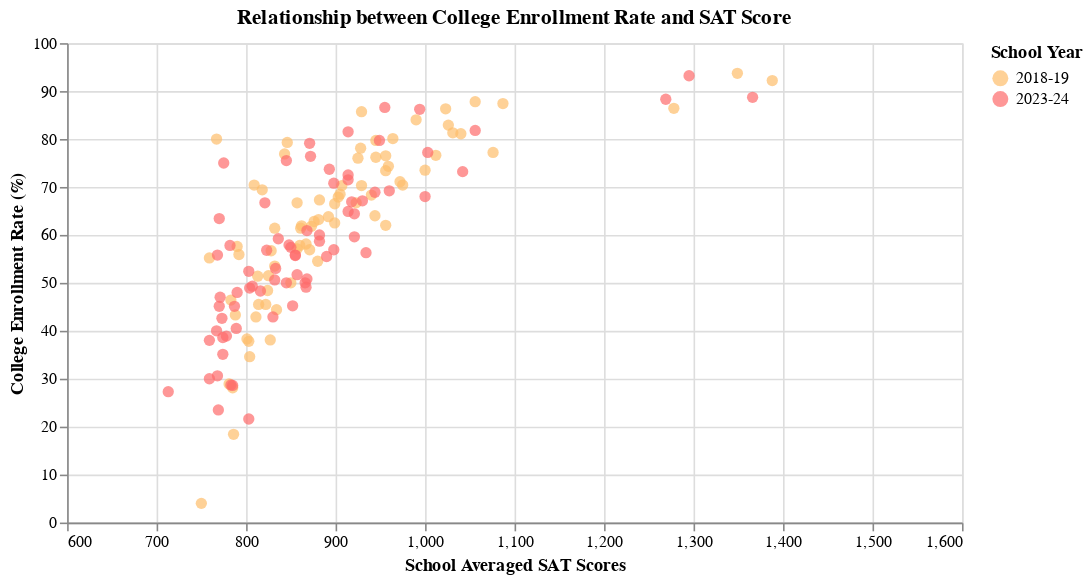

Notebook source saved alongside this figure:
### Code cell
# plot
plot4 = (alt.Chart(scatter_df)
      .mark_circle(size=50, opacity=0.7)
      .encode(
          x=alt.X("SAT_Grade_11_Score_School_Avg:Q",
              title="School Averaged SAT Scores",
              scale=alt.Scale(domain=[600, 1600])),
          y=alt.Y("College_Enrollment_Rate_School:Q",
              title="College Enrollment Rate (%)",
              scale=alt.Scale(domain=[0, 100])),
          color=alt.Color("School_Year:N",
              title="School Year",
              scale=alt.Scale(domain=year_order, range=colors)))
      .properties(title="Relationship between College Enrollment Rate and SAT Score", width=560, height=300))

plot4.save("plot4.svg")

plot4

### Figure 1 — Vega-Lite specification as saved in the notebook (floating-point values rounded to 4 significant figures; data arrays with more than 128 entries replaced by an {"elided": "..."} marker saying what was removed)
{"config": {"view": {"continuousWidth": 300, "continuousHeight": 300}}, "data": {"name": "data-4c52b6ea8c63627ba03131adab2aae9e"}, "mark": {"type": "circle", "opacity": 0.7, "size": 50}, "encoding": {"color": {"field": "School_Year", "scale": {"domain": ["2018-19", "2023-24"], "range": ["#fdbe6b", "#fd6b6b"]}, "title": "School Year", "type": "nominal"}, "x": {"field": "SAT_Grade_11_Score_School_Avg", "scale": {"domain": [600, 1600]}, "title": "School Averaged SAT Scores", "type": "quantitative"}, "y": {"field": "College_Enrollment_Rate_School", "scale": {"domain": [0, 100]}, "title": "College Enrollment Rate (%)", "type": "quantitative"}}, "height": 300, "title": "Relationship between College Enrollment Rate and SAT Score", "width": 560, "$schema": "https://vega.github.io/schema/vega-lite/v5.20.1.json", "datasets": {"data-4c52b6ea8c63627ba03131adab2aae9e": {"elided": "149 records"}}}
